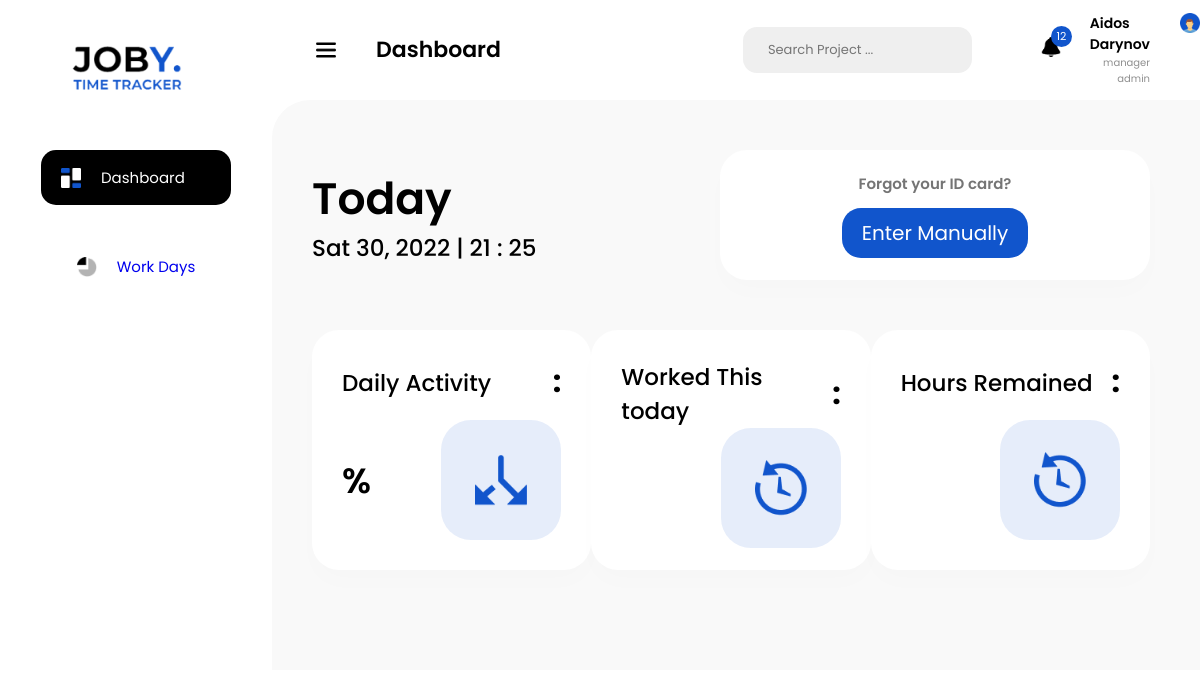
The page /home (signed in) on the database its author committed.
### models.py (models this page shows, shortened)
class Employee(db.Model, UserMixin):
    id = db.Column(db.Integer(), primary_key=True)
    login_id = db.Column(db.String(10), unique=True, nullable=True)
    name = db.Column(db.String(100), nullable=False)
    surname = db.Column(db.String(100), nullable=False)
    profession = db.Column(db.String(30), nullable=False)
    password = db.Column(db.String(40), nullable=False)
    flex_status = db.relationship('FlexStatus', backref='flex_status')

### views.py (the view, shortened to what this page needs)
@app.route('/home', methods=['POST', 'GET'])
def home():
    now = datetime.now()
    week_day = datetime.now().weekday()
    today = {
        'today_date': datetime.now(),
        'week_day': ['Mon', 'Tue', 'Wen', 'Thur', 'Fri', 'Sat', 'Sun'][week_day]
    }
    flxs = FlexStatus.query.filter_by(employee_id=current_user.id).all()
    days = []
    for flx in flxs:
        if flx.enterTime.date() == now.date():
            days.append((flx.enterTime, flx.exitTime))
    if len(days) == 0:
        day_activity = {}
    isAdmin = current_user.profession in ['multi admin']
    return render_template('dashboard.html',
                           today=today,
                           user=current_user, day_activity=day_activity,isAdmin = isAdmin
                           )

### models.py (called while the page is built)
@login_manager.user_loader
def load_user(user_id):
    return Employee.query.get(user_id)

### templates/dashboard.html (shortened to what this page needs)
<!DOCTYPE html>
<html lang="en">
<head>
 <link rel="stylesheet" href="../static/styles/dashboard_style.css">
 <link rel="stylesheet" href="{{ url_for('static',filename = 'styles/dashboard_style.css') }}">
</head>
<body>
 <section id="mySideNav" class="sideNav">
  <a href="" class="logo_container">
   <img src="../static/images/logo.png" alt="logo">
  </a>
  <a href="" class="dashboard_black">
   <img src="../static/images/rect.png" alt="">
   <div>Dashboard</div>
  </a>
  {% if not isAdmin %}
  <a href="{{ url_for('work_days' ,id = user.login_id) }}" >
   <img src="../static/images/icon_workDays.png" alt="">
   Work Days
  </a>
    {% else %}
    <a href="{{ url_for('list_of_employee') }}" >
           <img src="../static/images/icon_workDays.png" alt="">
           Work Days
          </a>
     {% endif %}
 </section>
<section class="body_body">
 <nav>
  <button>
   <img src="../static/images/menu_bar.png" alt="">
   <div class="dashboard_txt">Dashboard</div>
  </button>
     <div class="search">
   Search Project ...
  </div>
  <div class="notifications">
   <img src="../static/images/bell.png" alt="">
   <div class="notification_numb">12</div>
  </div>
  <div class="profile_info">
   <div class="name_profession">
    <div class="name_surname">{{ user.name }} {{ user.surname }} </div>
    <div class="profession">{{ user.profession }}</div>
   </div>
   <a href="/profile"><img src="../static/images/profile_photo.png" alt="" class="profile_photo"></a>
  </div>
 </nav>
 <section class="main_content">
  <div class="row">
   <div class="today_info">
    <div class="today">Today</div>
    <div class="info">{{ today.week_day }} {{ today.today_date.day}}, {{ today.today_date.year }} | {{ today.today_date.hour}} : {{ today.today_date.minute}}</div>
   </div>
   <div class="start_time_tracker">
    <div class="txt">Forgot your ID card?</div>
    <a class="play" id="manual_enter">
     <div class="enter_manually">Enter Manually</div>
    </a>
   </div>
  </div>
  <div class="row">
   <div class="box first">
    <div class="txt_w_dots">
     <div class="header">Daily Activity</div>
     <div class="dots">:</div>
    </div>
    <div class="text_w_box">
     <div class="bold_txt">{{ day_activity.daily_activity }}%</div>
     <div class="blue_box">
      <img src="../static/images/first_icon.png" alt="">
     </div>
    </div>
   </div>
   <div class="box secod">
    <div class="txt_w_dots">
     <div class="header">Worked This today</div>
     <div class="dots">:</div>
    </div>
    <div class="text_w_box">
     <div class="blue_box">
      <img src="../static/images/second_icon.png" alt="">
     </div>
    </div>
   </div>
   <div class="box third">
    <div class="txt_w_dots">
     <div class="header">Hours Remained</div>
     <div class="dots">:</div>
    </div>
    <div class="text_w_box">
     <div class="blue_box">
      <img src="../static/images/second_icon.png" alt="">
     </div>
    </div>
   </div>
  </div>
 </section>
</section>
</body>
</html>

### static/styles/dashboard_style.css (style rules this page uses)
body { margin: 0; padding: 0; font-family: Poppins; }
.sideNav { padding-top: 34px; display: flex; align-items: center; flex-direction: column; width: 272px; background-color: #fff; height: 100vh; position: fixed; z-index: 1; top: 0; left: 0; }
.sideNav a { text-decoration: none; display: flex; align-items: center; font-size: 15px; }
.logo_container img { height: auto; width: 100%; max-width: 128px !important; }
.logo_container { margin-bottom: 50px; }
.dashboard_black { width: 190px; height: 55px; background-color: black; border-radius: 15px; color: white; padding-left: 20px; box-sizing: border-box; font-family: Poppins; margin-bottom: 50px; }
.sideNav a img, nav img { width: 100%; height: auto; max-width: 20px; margin-right: 20px; }
nav { height: 100px; background-color: #fff; width: 100%; display: flex; align-items: center; }
nav button { background-color: transparent; border: none; margin-left: 310px; display: flex; align-items: center; }
nav button img { margin-right: 40px; }
.dashboard_txt { font-weight: 600; font-size: 22px; line-height: 42px; color: #000; font-family: Poppins; }
.search { width: 408px; height: 46px; background-color: #efefef; border-radius: 14px; display: flex; align-items: center; color: #757575; padding-left: 25px; font-size: 13px; margin-left: 16rem; }
.notifications { position: relative; margin-right: 1.8rem; margin-left: 4.3rem; }
.notification_numb { background-color: #1155CC; width: 21px; height: 21px; color: #fff; border-radius: 15px; font-size: 11px; box-sizing: border-box; display: flex; align-items: center; justify-content: center; position: absolute; left: 10px; top: -11px; }
.profile_info { display: flex; }
.profile_photo { width: 100%; height: auto; max-width: 46px; }
.name_surname { font-weight: 600; font-size: 14px; }
.profession { color: #8f8f8f; font-size: 10px; text-align: right; }
.name_profession { margin-right: 30px; }
.main_content { margin-left: 272px; border-radius: 38px 0 0 0; background-color: #F9F9F9; padding: 50px 50px 50px 40px; }
.row, .text_w_box, .txt_w_dots { display: flex; flex-direction: row; justify-content: space-between; align-items: center; }
.row { margin-bottom: 50px; }
.today_info .today { font-size: 44px; font-weight: 600; }
.today_info .info, .box .header { font-size: 23px; font-weight: 500; }
.start_time_tracker { background: #FFFFFF; box-shadow: 0px 13px 25px rgba(0, 0, 0, 0.01); border-radius: 27px; display: flex; flex-direction: column; align-items: center; width: 400px; height: 110px; justify-content: space-evenly; padding: 10px 15px; }
.start_time_tracker .txt { font-weight: 600; font-size: 15px; color: #757575; }
.play { background: #1155CC; border-radius: 19px; border: none; text-align: center; text-decoration: none; color: #fff; padding: 10px 20px; font-size: 20px; cursor: pointer; }
.box { width: 370px; height: 240px; padding: 30px; box-sizing: border-box; background: #FFFFFF; box-shadow: 0px 13px 25px rgba(0, 0, 0, 0.01); border-radius: 27px; display: flex; flex-direction: column; justify-content: space-between; }
.bold_txt { font-weight: 600; font-size: 35px; }
.blue_box { width: 120px; height: 120px; background: rgba(17, 85, 204, 0.1); border-radius: 30px; position: relative; }
.blue_box img { width: 52px; position: absolute; top: 50%; left: 50%; transform: translate(-50%, -50%); }
.txt_w_dots .dots { font-size: 30px; font-weight: bold; }

### rows shown on the page
Employee: name "Aidos", surname "Darynov", profession "manager admin"

### other values the page prints
{{ today.week_day }} "Sat"
{{ today.today_date.day }} "30"
{{ today.today_date.year }} "2022"
{{ today.today_date.hour }} "21"
{{ today.today_date.minute }} "25"
